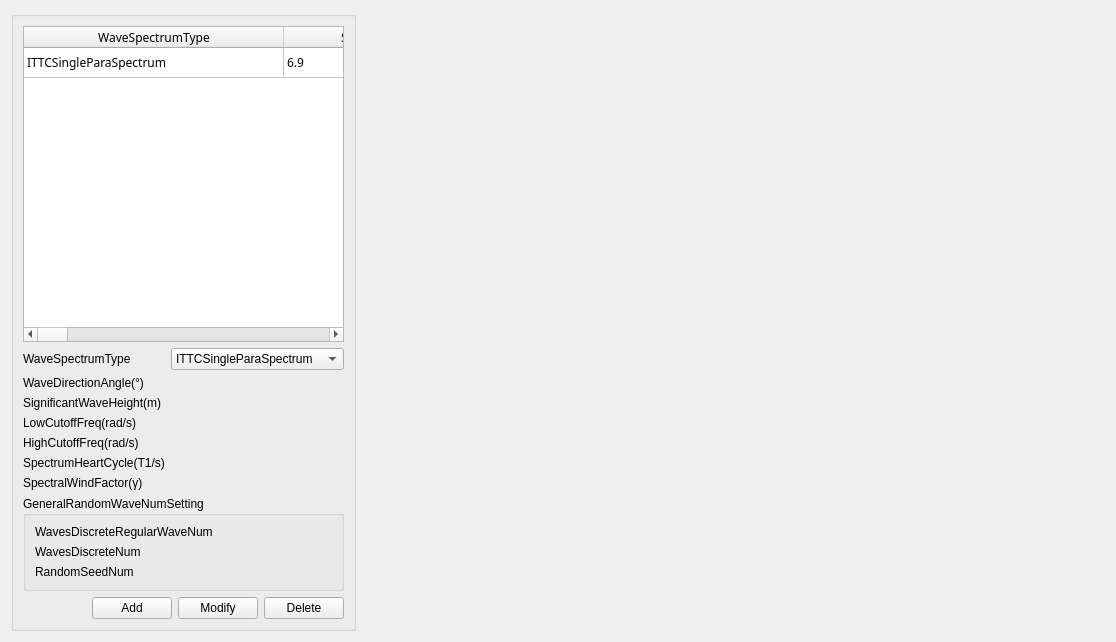
<?xml version="1.0" encoding="UTF-8"?>
<ui version="4.0">
 <class>ConfigWaveSpectrumDialog</class>
 <widget class="QWidget" name="ConfigWaveSpectrumDialog">
  <property name="geometry">
   <rect>
    <x>0</x>
    <y>0</y>
    <width>1116</width>
    <height>642</height>
   </rect>
  </property>
  <property name="minimumSize">
   <size>
    <width>0</width>
    <height>0</height>
   </size>
  </property>
  <property name="windowTitle">
   <string>Wave Spectrum</string>
  </property>
  <layout class="QHBoxLayout" name="horizontalLayout_2" stretch="2,8">
   <item>
    <widget class="QGroupBox" name="groupBox_3">
     <property name="title">
      <string/>
     </property>
     <layout class="QVBoxLayout" name="verticalLayout_3" stretch="10,1,1,1">
      <item>
       <widget class="QTableWidget" name="table_SpectralAnalysisPara">
        <property name="font">
         <font>
          <family>宋体</family>
         </font>
        </property>
        <property name="alternatingRowColors">
         <bool>true</bool>
        </property>
        <property name="selectionMode">
         <enum>QAbstractItemView::SingleSelection</enum>
        </property>
        <property name="selectionBehavior">
         <enum>QAbstractItemView::SelectRows</enum>
        </property>
        <property name="columnCount">
         <number>10</number>
        </property>
        <attribute name="horizontalHeaderDefaultSectionSize">
         <number>260</number>
        </attribute>
        <attribute name="horizontalHeaderStretchLastSection">
         <bool>false</bool>
        </attribute>
        <attribute name="verticalHeaderVisible">
         <bool>false</bool>
        </attribute>
        <row>
         <property name="text">
          <string>新建行</string>
         </property>
        </row>
        <column>
         <property name="text">
          <string>WaveSpectrumType</string>
         </property>
         <property name="textAlignment">
          <set>AlignHCenter|AlignVCenter|AlignCenter</set>
         </property>
        </column>
        <column>
         <property name="text">
          <string>SignificantWaveHeight(m)</string>
         </property>
         <property name="textAlignment">
          <set>AlignHCenter|AlignVCenter|AlignCenter</set>
         </property>
        </column>
        <column>
         <property name="text">
          <string>WaveDirectionaAngle(°)</string>
         </property>
        </column>
        <column>
         <property name="text">
          <string>LowCutoffFreq(rad/s)</string>
         </property>
        </column>
        <column>
         <property name="text">
          <string>HighCutoffFreq(rad/s)</string>
         </property>
        </column>
        <column>
         <property name="text">
          <string>WavesDiscreteRegularWaveNum</string>
         </property>
        </column>
        <column>
         <property name="text">
          <string>WavesDiscreteNum</string>
         </property>
        </column>
        <column>
         <property name="text">
          <string>RandomSeedNum</string>
         </property>
        </column>
        <column>
         <property name="text">
          <string>PeakSpectralPeriod(s)</string>
         </property>
        </column>
        <column>
         <property name="text">
          <string>SpectralWindFactor(γ)</string>
         </property>
        </column>
        <item row="0" column="0">
         <property name="text">
          <string>ITTCSingleParaSpectrum</string>
         </property>
        </item>
        <item row="0" column="1">
         <property name="text">
          <string>6.9</string>
         </property>
        </item>
        <item row="0" column="2">
         <property name="text">
          <string>180</string>
         </property>
        </item>
        <item row="0" column="3">
         <property name="text">
          <string>0.01</string>
         </property>
        </item>
        <item row="0" column="4">
         <property name="text">
          <string>1</string>
         </property>
        </item>
        <item row="0" column="5">
         <property name="text">
          <string>30</string>
         </property>
        </item>
        <item row="0" column="6">
         <property name="text">
          <string>80</string>
         </property>
        </item>
        <item row="0" column="7">
         <property name="text">
          <string>200</string>
         </property>
        </item>
       </widget>
      </item>
      <item>
       <layout class="QGridLayout" name="gridLayout_7">
        <item row="6" column="1">
         <widget class="SelfDefLineEdit" name="Edit_SpectrumHeartCycle"/>
        </item>
        <item row="1" column="1">
         <widget class="SelfDefLineEdit" name="Edit_ShowAngleCbo"/>
        </item>
        <item row="0" column="0">
         <widget class="QLabel" name="label_WaveSpectrumType">
          <property name="text">
           <string>WaveSpectrumType</string>
          </property>
         </widget>
        </item>
        <item row="0" column="1">
         <widget class="QComboBox" name="WaveSpectrumTypeCbo">
          <property name="styleSheet">
           <string notr="true"/>
          </property>
          <item>
           <property name="text">
            <string>ITTCSingleParaSpectrum</string>
           </property>
          </item>
          <item>
           <property name="text">
            <string>ITTCDoubleParaSpectrum</string>
           </property>
          </item>
          <item>
           <property name="text">
            <string>JONSWAPWaveSpectrum</string>
           </property>
          </item>
         </widget>
        </item>
        <item row="7" column="0">
         <widget class="QLabel" name="label_SpectralWindFactor">
          <property name="text">
           <string>SpectralWindFactor(γ)</string>
          </property>
         </widget>
        </item>
        <item row="3" column="1">
         <widget class="SelfDefLineEdit" name="Edit_SignificantWaveHeight"/>
        </item>
        <item row="7" column="1">
         <widget class="SelfDefLineEdit" name="Edit_SpectralWindFactor"/>
        </item>
        <item row="5" column="0">
         <widget class="QLabel" name="label_HighCutoffFreq">
          <property name="text">
           <string>HighCutoffFreq(rad/s)</string>
          </property>
         </widget>
        </item>
        <item row="5" column="1">
         <widget class="SelfDefLineEdit" name="lineEdit_HighCutoffFreq"/>
        </item>
        <item row="4" column="0">
         <widget class="QLabel" name="label_LowCutoffFreq">
          <property name="text">
           <string>LowCutoffFreq(rad/s)</string>
          </property>
         </widget>
        </item>
        <item row="6" column="0">
         <widget class="QLabel" name="label_SpectrumHeartCycle">
          <property name="text">
           <string>SpectrumHeartCycle(T1/s)</string>
          </property>
         </widget>
        </item>
        <item row="1" column="0">
         <widget class="QLabel" name="label_WaveDirectionAngle">
          <property name="text">
           <string>WaveDirectionAngle(°)</string>
          </property>
         </widget>
        </item>
        <item row="3" column="0">
         <widget class="QLabel" name="label_SignificantWaveHeight">
          <property name="text">
           <string>SignificantWaveHeight(m)</string>
          </property>
         </widget>
        </item>
        <item row="4" column="1">
         <widget class="SelfDefLineEdit" name="lineEdit_LowCutoffFreq"/>
        </item>
       </layout>
      </item>
      <item>
       <widget class="QGroupBox" name="groupBox">
        <property name="title">
         <string>GeneralRandomWaveNumSetting</string>
        </property>
        <layout class="QHBoxLayout" name="horizontalLayout">
         <item>
          <layout class="QVBoxLayout" name="verticalLayout">
           <item>
            <widget class="QLabel" name="randomFirstLabel">
             <property name="text">
              <string>WavesDiscreteRegularWaveNum</string>
             </property>
            </widget>
           </item>
           <item>
            <widget class="QLabel" name="randomsecondLabel">
             <property name="text">
              <string>WavesDiscreteNum</string>
             </property>
            </widget>
           </item>
           <item>
            <widget class="QLabel" name="randomthreeLabel">
             <property name="text">
              <string>RandomSeedNum</string>
             </property>
            </widget>
           </item>
          </layout>
         </item>
         <item>
          <layout class="QVBoxLayout" name="verticalLayout_2">
           <item>
            <widget class="SelfDefLineEdit" name="randomFirstLineEdit"/>
           </item>
           <item>
            <widget class="SelfDefLineEdit" name="randomSecondLineEdit"/>
           </item>
           <item>
            <widget class="SelfDefLineEdit" name="randomThreeLineEdit"/>
           </item>
          </layout>
         </item>
        </layout>
       </widget>
      </item>
      <item>
       <layout class="QHBoxLayout" name="horizontalLayout_29">
        <item>
         <spacer name="horizontalSpacer">
          <property name="orientation">
           <enum>Qt::Horizontal</enum>
          </property>
          <property name="sizeHint" stdset="0">
           <size>
            <width>40</width>
            <height>20</height>
           </size>
          </property>
         </spacer>
        </item>
        <item>
         <widget class="QPushButton" name="AddBtn_Spectral">
          <property name="text">
           <string>Add</string>
          </property>
         </widget>
        </item>
        <item>
         <widget class="QPushButton" name="ModifyBtn_Spectral">
          <property name="text">
           <string>Modify</string>
          </property>
         </widget>
        </item>
        <item>
         <widget class="QPushButton" name="DeleteBtn_Spectral">
          <property name="text">
           <string>Delete</string>
          </property>
         </widget>
        </item>
       </layout>
      </item>
     </layout>
    </widget>
   </item>
   <item>
    <widget class="QWidget" name="curveWidget" native="true">
     <layout class="QVBoxLayout" name="verticalLayout_5" stretch="1">
      <item>
       <layout class="QHBoxLayout" name="horizontalLayoutCurve"/>
      </item>
     </layout>
    </widget>
   </item>
  </layout>
 </widget>
 <customwidgets>
  <customwidget>
   <class>SelfDefLineEdit</class>
   <extends>QWidget</extends>
   <header>selfdeflineedit.h</header>
  </customwidget>
 </customwidgets>
 <resources/>
 <connections/>
</ui>
